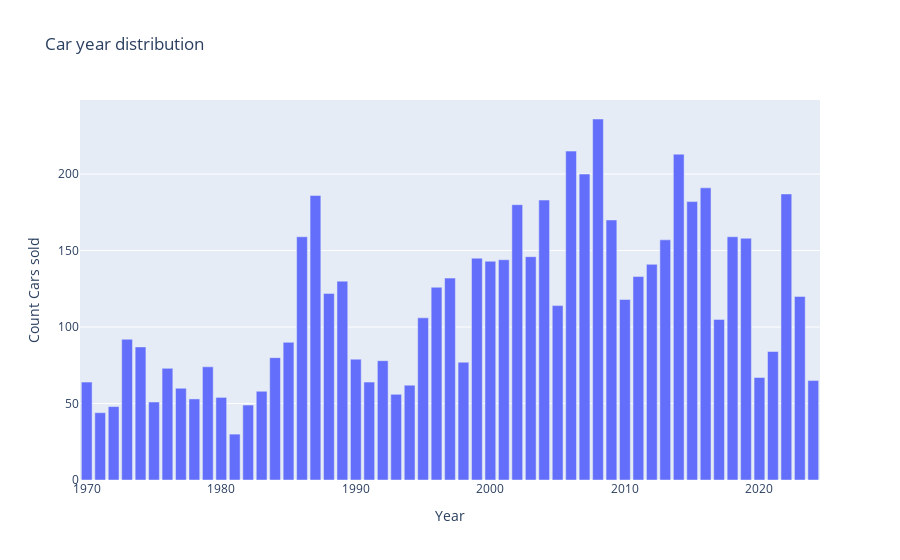

The notebook cell this image was saved under:
### Code cell
#distribution of number of cars over the years
dic = {1970+i : sum(df['year']==1970+i) for i in range(55)}
x_dic = [1970 + i for i in range(55)]
y_dic = [dic[1970 + i] for i in range(55)]

# Plot
fig = go.Figure([go.Bar(x=x_dic, y=y_dic)])

fig.update_layout(title="Car year distribution",
                  xaxis_title="Year",
                  yaxis_title="Count Cars sold")


fig.show()

### Figure 1 — Plotly figure (JSON) as saved in the notebook; plotly's stock layout.template omitted (floating-point values rounded to 4 significant figures)
{"data": [{"type": "bar", "x": [1970, 1971, 1972, 1973, 1974, 1975, 1976, 1977, 1978, 1979, 1980, 1981, 1982, 1983, 1984, 1985, 1986, 1987, 1988, 1989, 1990, 1991, 1992, 1993, 1994, 1995, 1996, 1997, 1998, 1999, 2000, 2001, 2002, 2003, 2004, 2005, 2006, 2007, 2008, 2009, 2010, 2011, 2012, 2013, 2014, 2015, 2016, 2017, 2018, 2019, 2020, 2021, 2022, 2023, 2024], "y": [64, 44, 48, 92, 87, 51, 73, 60, 53, 74, 54, 30, 49, 58, 80, 90, 159, 186, 122, 130, 79, 64, 78, 56, 62, 106, 126, 132, 77, 145, 143, 144, 180, 146, 183, 114, 215, 200, 236, 170, 118, 133, 141, 157, 213, 182, 191, 105, 159, 158, 67, 84, 187, 120, 65]}], "layout": {"title": {"text": "Car year distribution"}, "xaxis": {"title": {"text": "Year"}}, "yaxis": {"title": {"text": "Count Cars sold"}}}}
